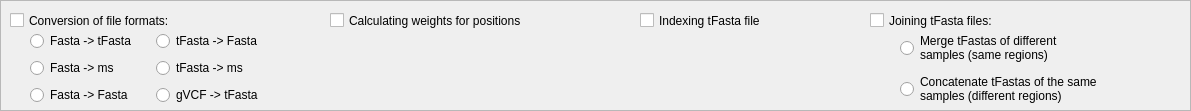
     <widget class="QFrame" name="frame_15">
      <property name="geometry">
       <rect>
        <x>10</x>
        <y>50</y>
        <width>1191</width>
        <height>111</height>
       </rect>
      </property>
      <property name="frameShape">
       <enum>QFrame::StyledPanel</enum>
      </property>
      <property name="frameShadow">
       <enum>QFrame::Raised</enum>
      </property>
      <widget class="QCheckBox" name="checkConversion">
       <property name="geometry">
        <rect>
         <x>10</x>
         <y>10</y>
         <width>191</width>
         <height>21</height>
        </rect>
       </property>
       <property name="text">
        <string>Conversion of file formats:</string>
       </property>
      </widget>
      <widget class="QCheckBox" name="checkWeight">
       <property name="geometry">
        <rect>
         <x>330</x>
         <y>10</y>
         <width>231</width>
         <height>21</height>
        </rect>
       </property>
       <property name="text">
        <string>Calculating weights for positions</string>
       </property>
      </widget>
      <widget class="QWidget" name="layoutWidget">
       <property name="geometry">
        <rect>
         <x>900</x>
         <y>30</y>
         <width>241</width>
         <height>78</height>
        </rect>
       </property>
       <layout class="QVBoxLayout" name="verticalLayout_44">
        <item>
         <widget class="QRadioButton" name="radioMerge">
          <property name="text">
           <string>Merge tFastas of different
samples (same regions)</string>
          </property>
         </widget>
        </item>
        <item>
         <widget class="QRadioButton" name="radioConcat">
          <property name="text">
           <string>Concatenate tFastas of the same
samples (different regions)</string>
          </property>
         </widget>
        </item>
       </layout>
      </widget>
      <widget class="QCheckBox" name="checkJoin">
       <property name="geometry">
        <rect>
         <x>870</x>
         <y>10</y>
         <width>191</width>
         <height>21</height>
        </rect>
       </property>
       <property name="text">
        <string>Joining tFasta files:</string>
       </property>
      </widget>
      <widget class="QCheckBox" name="checkIndex">
       <property name="geometry">
        <rect>
         <x>640</x>
         <y>10</y>
         <width>141</width>
         <height>21</height>
        </rect>
       </property>
       <property name="text">
        <string>Indexing tFasta file</string>
       </property>
      </widget>
      <widget class="QWidget" name="layoutWidget">
       <property name="geometry">
        <rect>
         <x>30</x>
         <y>30</y>
         <width>246</width>
         <height>79</height>
        </rect>
       </property>
       <layout class="QHBoxLayout" name="horizontalLayout_14">
        <item>
         <layout class="QVBoxLayout" name="verticalLayout_43">
          <item>
           <widget class="QRadioButton" name="radioFa2tFa">
            <property name="text">
             <string>Fasta -&gt; tFasta</string>
            </property>
           </widget>
          </item>
          <item>
           <widget class="QRadioButton" name="radioFa2ms">
            <property name="text">
             <string>Fasta -&gt; ms</string>
            </property>
           </widget>
          </item>
          <item>
           <widget class="QRadioButton" name="radioFa2Fa">
            <property name="text">
             <string>Fasta -&gt; Fasta</string>
            </property>
           </widget>
          </item>
         </layout>
        </item>
        <item>
         <layout class="QVBoxLayout" name="verticalLayout_4">
          <item>
           <widget class="QRadioButton" name="radiotFa2Fa">
            <property name="text">
             <string>tFasta -&gt; Fasta</string>
            </property>
           </widget>
          </item>
          <item>
           <widget class="QRadioButton" name="radiotFa2ms">
            <property name="text">
             <string>tFasta -&gt; ms</string>
            </property>
           </widget>
          </item>
          <item>
           <widget class="QRadioButton" name="radioVCF2tFa">
            <property name="text">
             <string>gVCF -&gt; tFasta</string>
            </property>
           </widget>
          </item>
         </layout>
        </item>
       </layout>
      </widget>
     </widget>
